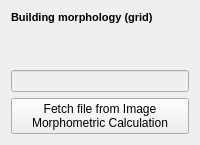
    <widget class="QFrame" name="frame">
     <layout class="QGridLayout" name="gridLayout_19">
      <item row="3" column="0">
       <widget class="QPushButton" name="pushButtonImportIMPBuild">
        <property name="enabled">
         <bool>true</bool>
        </property>
        <property name="text">
         <string>Fetch file from Image 
Morphometric Calculation</string>
        </property>
       </widget>
      </item>
      <item row="2" column="0">
       <widget class="QLineEdit" name="textInputIMPData">
        <property name="enabled">
         <bool>false</bool>
        </property>
       </widget>
      </item>
      <item row="0" column="0">
       <widget class="QLabel" name="label_12">
        <property name="text">
         <string>&lt;!DOCTYPE HTML PUBLIC &quot;-//W3C//DTD HTML 4.0//EN&quot; &quot;http://www.w3.org/TR/REC-html40/strict.dtd&quot;&gt;
&lt;html&gt;&lt;head&gt;&lt;meta name=&quot;qrichtext&quot; content=&quot;1&quot; /&gt;&lt;style type=&quot;text/css&quot;&gt;
p, li { white-space: pre-wrap; }
&lt;/style&gt;&lt;/head&gt;&lt;body style=&quot; font-family:'MS Shell Dlg 2'; font-size:7.8pt; font-weight:400; font-style:normal;&quot;&gt;
&lt;p style=&quot; margin-top:0px; margin-bottom:0px; margin-left:0px; margin-right:0px; -qt-block-indent:0; text-indent:0px;&quot;&gt;&lt;span style=&quot; font-size:8pt; font-weight:600;&quot;&gt;Building morphology (grid)&lt;/span&gt;&lt;/p&gt;&lt;/body&gt;&lt;/html&gt;</string>
        </property>
       </widget>
      </item>
      <item row="1" column="0">
       <spacer name="verticalSpacer_9">
        <property name="orientation">
         <enum>Qt::Vertical</enum>
        </property>
        <property name="sizeHint" stdset="0">
         <size>
          <width>20</width>
          <height>40</height>
         </size>
        </property>
       </spacer>
      </item>
     </layout>
    </widget>
